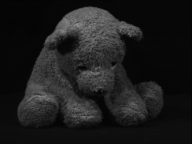
#> input picture Module4/Datasets/ALOI/32/32_r10.png, 192 x 144 px; its folder holds 4 pictures in this run
$ python assignment5.py   (older library calls are emulated)
#> lines starting #> are read from the running program, lines starting #| are printed output that depends on the picture
import pandas as pd
import matplotlib.pyplot as plt
from sklearn import manifold

from scipy import misc
import os


# Look pretty...
# matplotlib.style.use('ggplot')
plt.style.use('ggplot')


#
# TODO: Start by creating a regular old, plain, "vanilla"
# python list. You can call it 'samples'.
#
samples = []


# TODO: Write a for-loop that iterates over the images in the
# Module4/Datasets/ALOI/32/ folder, appending each of them to
# your list. Each .PNG image should first be loaded into a
# temporary NDArray, just as shown in the Feature
# Representation reading.
#
# Optional: Resample the image down by a factor of two if you
# have a slower computer. You can also convert the image from
# 0-255  to  0.0-1.0  if you'd like, but that will have no
# effect on the algorithm's results.
#


#indir = 'Datasets/ALOI/32/'
#for root, dirs, filenames in os.walk(indir):
#    for f in filenames:
#        print(indir +f)
#        log = open(indir + f, 'r')

path = "Datasets/ALOI/32/"
for root, dirs, filenames in os.walk(path):
    for file in filenames:
        img = misc.imread(path+'/{0}'.format(file))
#> img is the input picture: shape (144, 192); min 3, max 147, mean 27.8
        img = ((img[::2, ::2]/250.0).reshape(-1))
#> img = 6912 values, max 0.588 at index 1190, min 0.012 at index 3, mean 0.111
        samples.append(img)


# TODO: Once you're done answering the first three questions,
# right before you converted your list to a dataframe, add in
# additional code which also appends to your list the images
# in the Module4/Datasets/ALOI/32_i directory. Re-run your
# assignment and answer the final question below.
#
#
# TODO: Convert the list to a dataframe
#
df=pd.DataFrame(samples)
#
# TODO: Implement Isomap here. Reduce the dataframe df down
# to three components, using K=6 for your neighborhood size
#
# .. your code here ..

iso = manifold.Isomap(n_neighbors=2, n_components=3)
iso.fit(df)
manifold.Isomap(eigen_solver='auto', max_iter=None, n_components=3, n_neighbors=2,
    neighbors_algorithm='auto', path_method='auto', tol=0)
manifold = iso.transform(df)


#
# TODO: Create a 2D Scatter plot to graph your manifold. You
# can use either 'o' or '.' as your marker. Graph the first two
# isomap components
#
# .. your code here ..
fig = plt.figure()
ax = fig.add_subplot(111)
ax.set_title('2D ISOMAP')
ax.set_xlabel('Component: {0}'.format(0))
ax.set_ylabel('Component: {0}'.format(1))
ax.scatter(manifold[:,0],manifold[:,1], marker='o',alpha=0.7)

#
# TODO: Create a 3D Scatter plot to graph your manifold. You
# can use either 'o' or '.' as your marker:
#
fig2 = plt.figure()
ax1 = fig2.add_subplot(111,projection='3d')
ax1.set_title('3D ISOMAP')
ax1.set_xlabel('Component: {0}'.format(0))
ax1.set_ylabel('Component: {0}'.format(1))
ax1.set_zlabel('Component: {0}'.format(2))


ax1.scatter(manifold[:,0],manifold[:,1],manifold[:,2], marker='o',alpha=0.7)
plt.show()
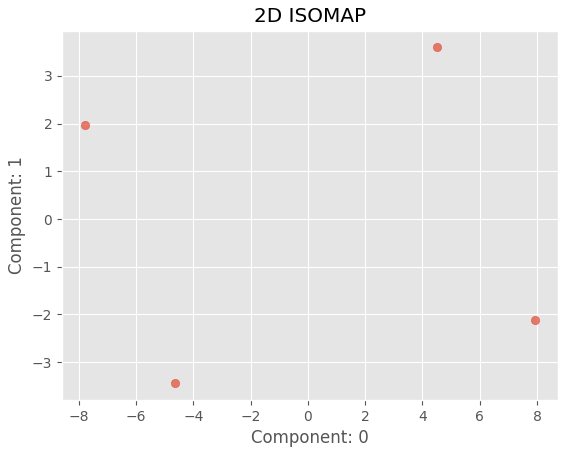
#> figure drawn by matplotlib, 1 panel
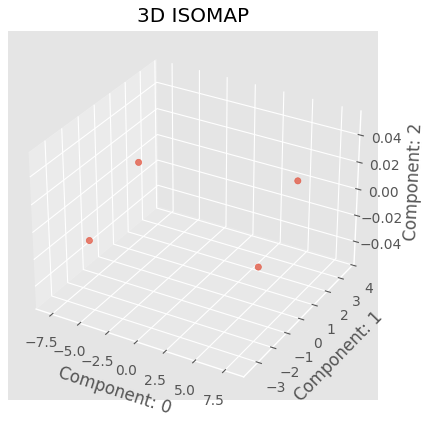
#> figure drawn by matplotlib, 1 panel
